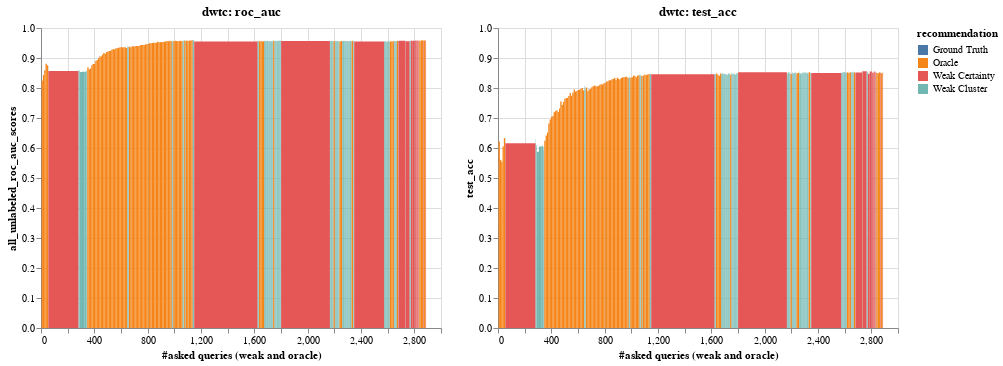

The notebook cell this image was saved under:
### Code cell
pre_fetch_data(1)
visualise_top_n(1)

### Figure 1 — Vega-Lite specification as saved in the notebook (floating-point values rounded to 4 significant figures; data arrays with more than 128 entries replaced by an {"elided": "..."} marker saying what was removed)
{"config": {"view": {"continuousWidth": 400, "continuousHeight": 300}}, "vconcat": [{"hconcat": [{"mark": "rect", "encoding": {"color": {"type": "nominal", "field": "recommendation", "scale": {"scheme": "tableau10"}}, "tooltip": [{"type": "quantitative", "field": "iteration"}, {"type": "quantitative", "field": "f1"}, {"type": "quantitative", "field": "test_acc"}, {"type": "quantitative", "field": "all_unlabeled_roc_auc_scores"}, {"type": "quantitative", "field": "query_strong_accuracy_list"}, {"type": "quantitative", "field": "query_length"}, {"type": "nominal", "field": "recommendation"}], "x": {"type": "quantitative", "field": "asked_queries_end", "title": "#asked queries (weak and oracle)"}, "x2": {"field": "asked_queries"}, "y": {"type": "quantitative", "field": "all_unlabeled_roc_auc_scores", "scale": {"domain": [0, 1]}}}, "selection": {"selector007": {"type": "interval", "bind": "scales", "encodings": ["x", "y"]}}, "title": "dwtc: roc_auc"}, {"mark": "rect", "encoding": {"color": {"type": "nominal", "field": "recommendation", "scale": {"scheme": "tableau10"}}, "tooltip": [{"type": "quantitative", "field": "iteration"}, {"type": "quantitative", "field": "f1"}, {"type": "quantitative", "field": "test_acc"}, {"type": "quantitative", "field": "all_unlabeled_roc_auc_scores"}, {"type": "quantitative", "field": "query_strong_accuracy_list"}, {"type": "quantitative", "field": "query_length"}, {"type": "nominal", "field": "recommendation"}], "x": {"type": "quantitative", "field": "asked_queries_end", "title": "#asked queries (weak and oracle)"}, "x2": {"field": "asked_queries"}, "y": {"type": "quantitative", "field": "test_acc", "scale": {"domain": [0, 1]}}}, "selection": {"selector007": {"type": "interval", "bind": "scales", "encodings": ["x", "y"]}}, "title": "dwtc: test_acc"}]}], "data": {"name": "data-45af41a0086d730305f2295cf1c16dad"}, "$schema": "https://vega.github.io/schema/vega-lite/v4.8.1.json", "datasets": {"data-45af41a0086d730305f2295cf1c16dad": {"elided": "323 records"}}}
